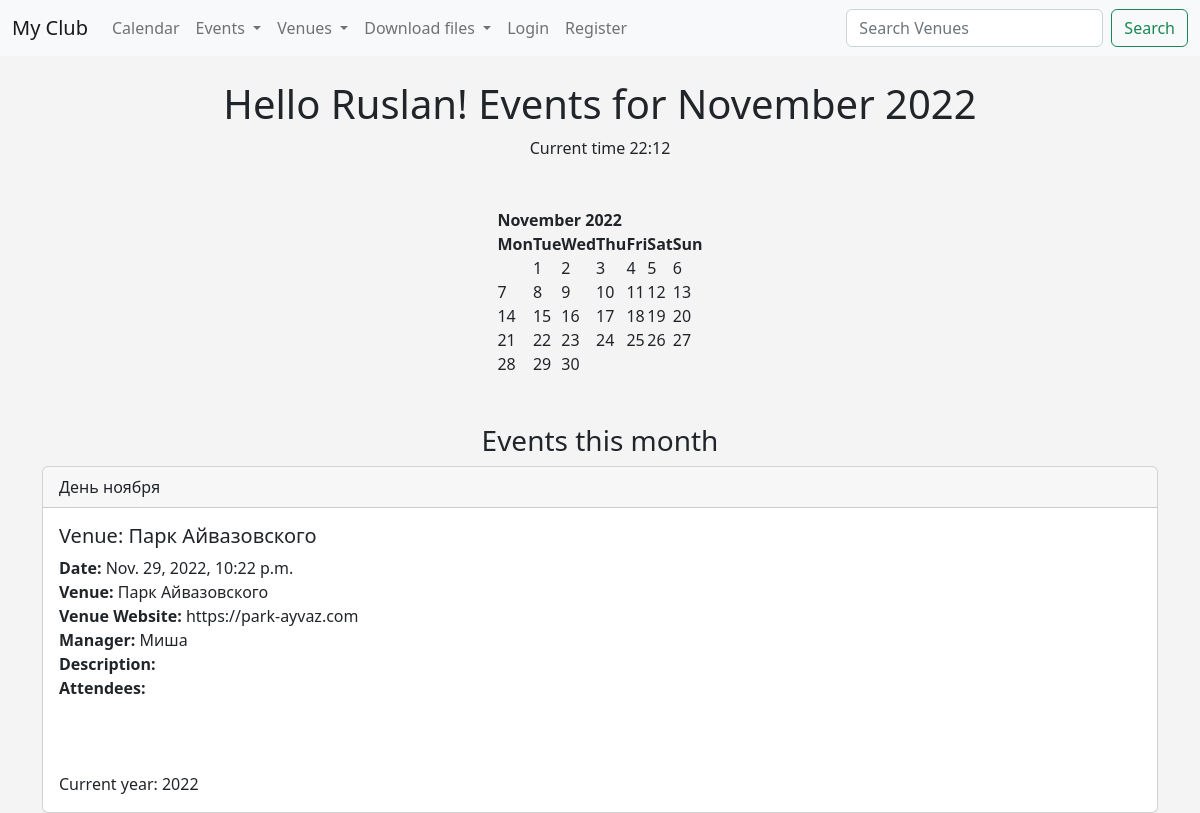
The page / on the database its author committed.
### events/models.py (models this page shows, shortened)
class MyClubUser(models.Model):
    first_name = models.CharField(max_length=30)
    last_name = models.CharField(max_length=30)
    email = models.EmailField('User Email')

class Event(models.Model):
    name = models.CharField('Event Name', max_length=120)
    event_date = models.DateTimeField('Event Date')
    venue = models.ForeignKey(Venue, on_delete=models.CASCADE, blank=True, null=True)
    manager = models.ForeignKey(User, blank=True, null=True, on_delete=models.SET_NULL)
    description = models.TextField(blank=True)
    attendees = models.ManyToManyField(MyClubUser, blank=True)
    approved = models.BooleanField('Approved', default=False)
    def __str__(self):
        return self.name

class Venue(models.Model):
    name = models.CharField('Venue Name', max_length=120)
    address = models.CharField(max_length=300)
    zip_code = models.CharField('ZIp code', max_length=15)
    phone = models.CharField('Contact Phone', max_length=25, blank=True)
    web = models.URLField('Website Address', blank=True)
    email_address = models.EmailField('Email Address', blank=True)
    owner = models.IntegerField("Venue Owner", blank=False, default=1)
    venue_image = models.ImageField(null=True, blank=True, upload_to="images/")
    def __str__(self):
        return self.name

### events/views.py (the view)
# urls.py: path('', views.home, name="home"),
def home(request, year=datetime.now().year, month=datetime.now().strftime('%B')):
    name = "Ruslan"
    month = month.title()
    month_number = list(calendar.month_name).index(month)
    month_number = int(month_number)
    cal = HTMLCalendar().formatmonth(year, month_number)
    now = datetime.now()
    current_year = now.year
    event_list = Event.objects.filter(
        event_date__year=datetime.now().year,
        event_date__month=month_number,
    )
    time = now.strftime('%H:%M')
    return render(request, 'events/home.html',
                  {"name": name, "year": year,
                   "month": month, "month_number": month_number,
                   "cal": cal,
                   "current_year": current_year,
                   "time": time,
                   "event_list": event_list})

### events/templates/events/home.html (shortened to what this page needs)
{% extends 'events/base.html' %}
{% block content %}
<center>
    <h1>Hello {{ name }}! Events for {{ month }} {{ year }}</h1>
      Current time {{ time }}
        <br/><br/><br/>
          {{ cal|safe }}
        <br/><br/>
        <h3>Events this month</h3>
</center>
{% if event_list %}
  {% for event in event_list %}
  <div class="card">
      <div class="card-header">
        {{ event }}
      </div>
      <div class="card-body">
        <h5 class="card-title">Venue: {{event.venue }}</h5>
        <p class="card-text">
        <strong>Date: </strong> {{event.event_date }}<br/>
        <strong>Venue: </strong> {{event.venue }}<br/>
        <strong>Venue Website: </strong>{{event.venue.web }}<br/>
        <strong>Manager: </strong>{{event.manager }}<br/>
        <strong>Description: </strong> {{event.description }} <br/>
          <strong>Attendees: </strong>
{% endfor %}
  {% else %}
  Sorry, no events in this month.
{% endif %}
        <br/><br/><br/><br/>
    Current year: {{ current_year }}
{% endblock %}

### events/templates/events/base.html (style rules this page uses)
body { background: #f4f4f4; }

### rows shown on the page
MyClubUser: first_name "Ruslan"
Event: name "День ноября", venue "Парк Айвазовского", event_date "Nov. 29, 2022, 10:22 p.m.", venue.web "https://park-ayvaz.com", manager "Миша"

### other values the page prints
{{ month }} "November"
{{ year }} "2022"
{{ cal|safe }} "November 2022 Mon Tue Wed Thu Fri Sat Sun 1 2 3 4 5 6 7 8 9 10 11 12 13 14 15 16 17 18 19 20 21 22 23 24 25 26 27 28 29 30"
